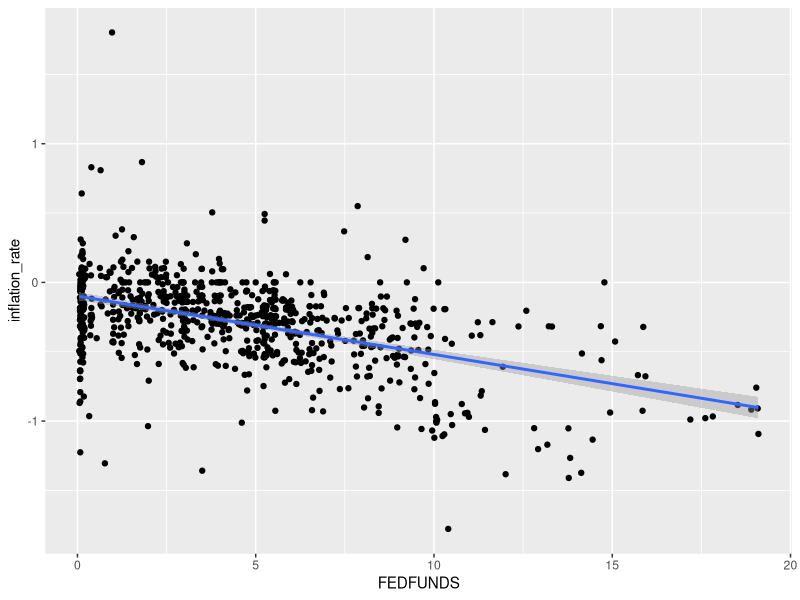

The R script that drew this image:
## ---- chunk 1
library("tidyverse")
library("ggplot2")
library('readxl')
  
cpi = read_excel('CPIAUCSL.xls', skip = 10)
interest_rate = read_excel('FEDFUNDS.xls', skip = 10)

head(interest_rate)
## ---- chunk 2
# To create the pct_change
cpi <- cpi %>%
  mutate(inflation_rate = (CPIAUCSL/lead(CPIAUCSL) - 1) * 100)

cpi
## ---- chunk 3
data <- merge(cpi,interest_rate,by="observation_date")

head(data)
## ---- chunk 4
ggplot(data,aes(FEDFUNDS, inflation_rate)) +
  geom_point() +
  geom_smooth(method='lm')
## ---- chunk 5
library("writexl")
write_xlsx(data,"merged_data.xlsx")
